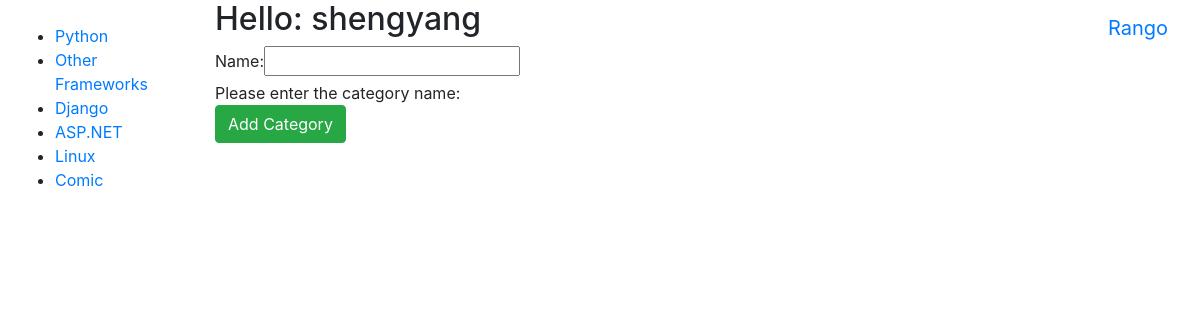
The app's page /rango/add_category/ (signed in) with its own data.
### rango/models.py (models this page shows, shortened)
class Category(models.Model):
	name = models.CharField(max_length=128, unique=True)
	views = models.IntegerField(default=0)
	likes = models.IntegerField(default=0)
	slug = models.SlugField(blank=True)
	class Meta:
		verbose_name_plural = 'Categories'

### rango/views.py (the view, shortened to what this page needs)
@login_required
def add_category(request):
	form = CategoryForm()
	return render(request, 'rango/add_category.html', {'form': form})

### rango/forms.py
class CategoryForm(forms.ModelForm):
	name = forms.CharField(max_length=128,
						   help_text="Please enter the category name:")
	views = forms.IntegerField(widget=forms.HiddenInput(), initial=0)
	likes = forms.IntegerField(widget=forms.HiddenInput(), initial=0)
	slug = forms.CharField(widget=forms.HiddenInput(), required=False)
	class Meta:
		model = Category
		fields = ('name',)

### rango/templatetags/rango_template_tags.py (called while the page is built)
@register.inclusion_tag('rango/cats.html')
def get_category_list(cat=None):
	return {'cats': Category.objects.all(),
		'act_cat': cat}

### templates/rango/add_category.html (shortened to what this page needs)
{% extends 'rango/base.html' %}
{% load staticfiles %}
{% load bootstrap_toolkit %}
{% block body_block %}
	<div>
	{% if user.is_authenticated %}
		<h2>Hello: {{ user.username }}</h2>
	{% endif %}
		<form id="category_form" method="post" action="{% url 'rango:add_category' %}">
			{{ form|as_bootstrap }}
			<br>
			<button class="btn btn-success" type="submit" name="submit">Add Category</button>
	</div>
{% endblock %}

### templates/rango/cats.html
<ul>
{% if cats %}
	{% for c in cats %}
		{% if c == act_cat %}
			<li>
			<strong>
				<a href="{% url 'rango:show_category' c.slug %}">{{ c.name }}</a>
			</strong>
			</li>
		{% else %}
			<li>
				<a href="{% url 'rango:show_category' c.slug %}">{{ c.name }}</a>
			</li>
		{% endif %}
	{% endfor %}
{% else %}
	<li><strong>There are no categories present.</strong></li>
{% endif %}
</ul>

### records on screen
Category: name "Python"
Category: name "Other Frameworks"
Category: name "Django"
Category: name "ASP.NET"
Category: name "Linux"
Category: name "Comic"

### other values on screen
{{ user.username }} "shengyang"
